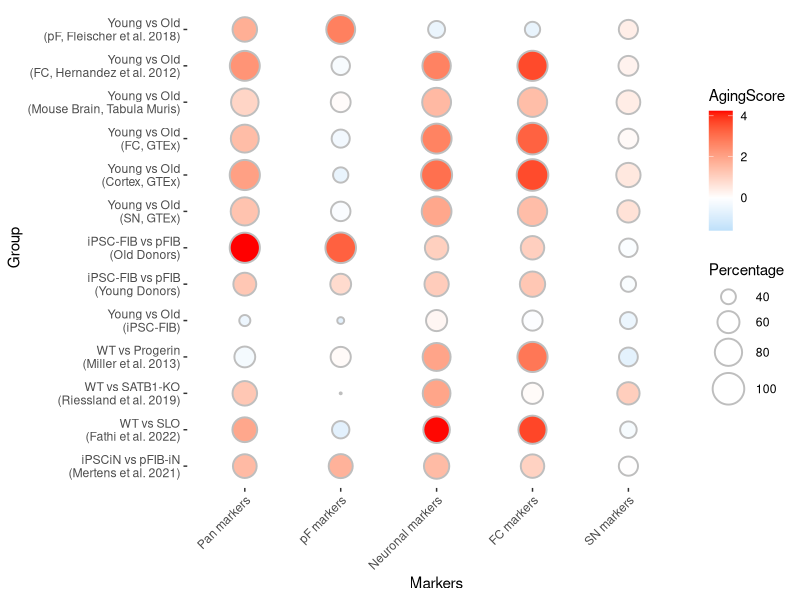

Here is the R script that generated this plot:
library(ggplot2)
library(reshape2)

scoreCard <- read.csv("../Data/RNAgeScore/Fiugre1_Score.csv", header=T, stringsAsFactors=FALSE,row.names=1, check.names=FALSE)
perCard <- read.csv("../Data/RNAgeScore/Fiugre1_Percentage.csv", header=T, stringsAsFactors=FALSE,row.names=1, check.names=FALSE)

dist<-as.data.frame(scoreCard)
dist <- cbind(`id`=rownames(dist), dist)
df1 = melt(dist)
dist<-as.data.frame(perCard)
dist <- cbind(`id`=rownames(dist), dist)
df2 = melt(dist)
df = cbind(df1, df2$value)
colnames(df) <- c('Markers', 'Group', 'AgingScore', 'Percentage')

pdf("Figure01.pdf", width = 6, height = 10, useDingbats = FALSE)
  ggplot(df, aes(Markers, Group)) +
    geom_point(aes(size=Percentage, fill=AgingScore), colour="Grey", stroke = 1, shape=21) +
    scale_size(range = c(0, 10)) +
    theme_bw() + scale_y_discrete(limits=rev(colnames(scoreCard))) + scale_x_discrete(limits=rownames(scoreCard)) +
    theme(panel.grid.major = element_blank(), panel.border = element_blank(), axis.text.x = element_text(angle = 45, hjust = 1))+
    scale_fill_gradient2(low="#00B0F0", high="#FF0000", mid="white")
dev.off()
